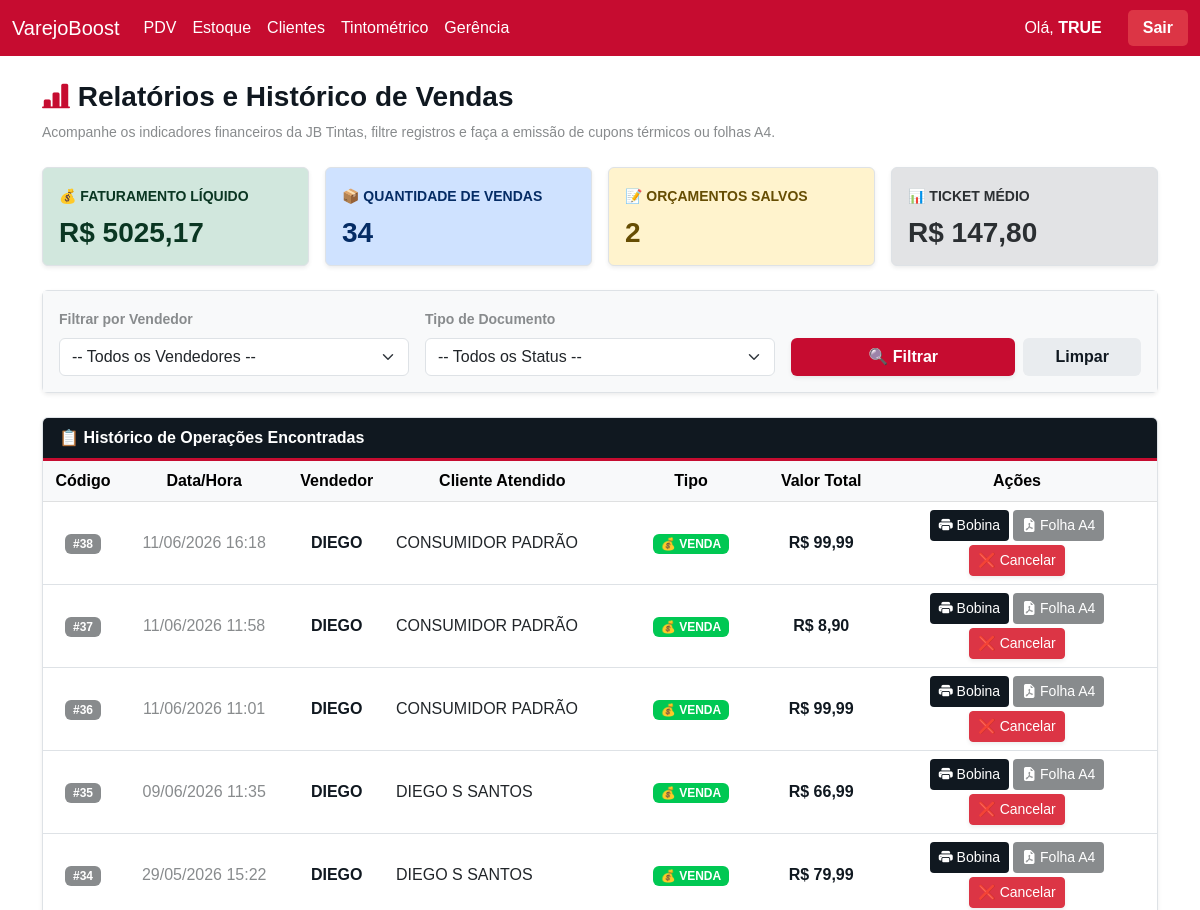
Before: /gerencia/relatorios/ (signed in, upper part) with the older database file.
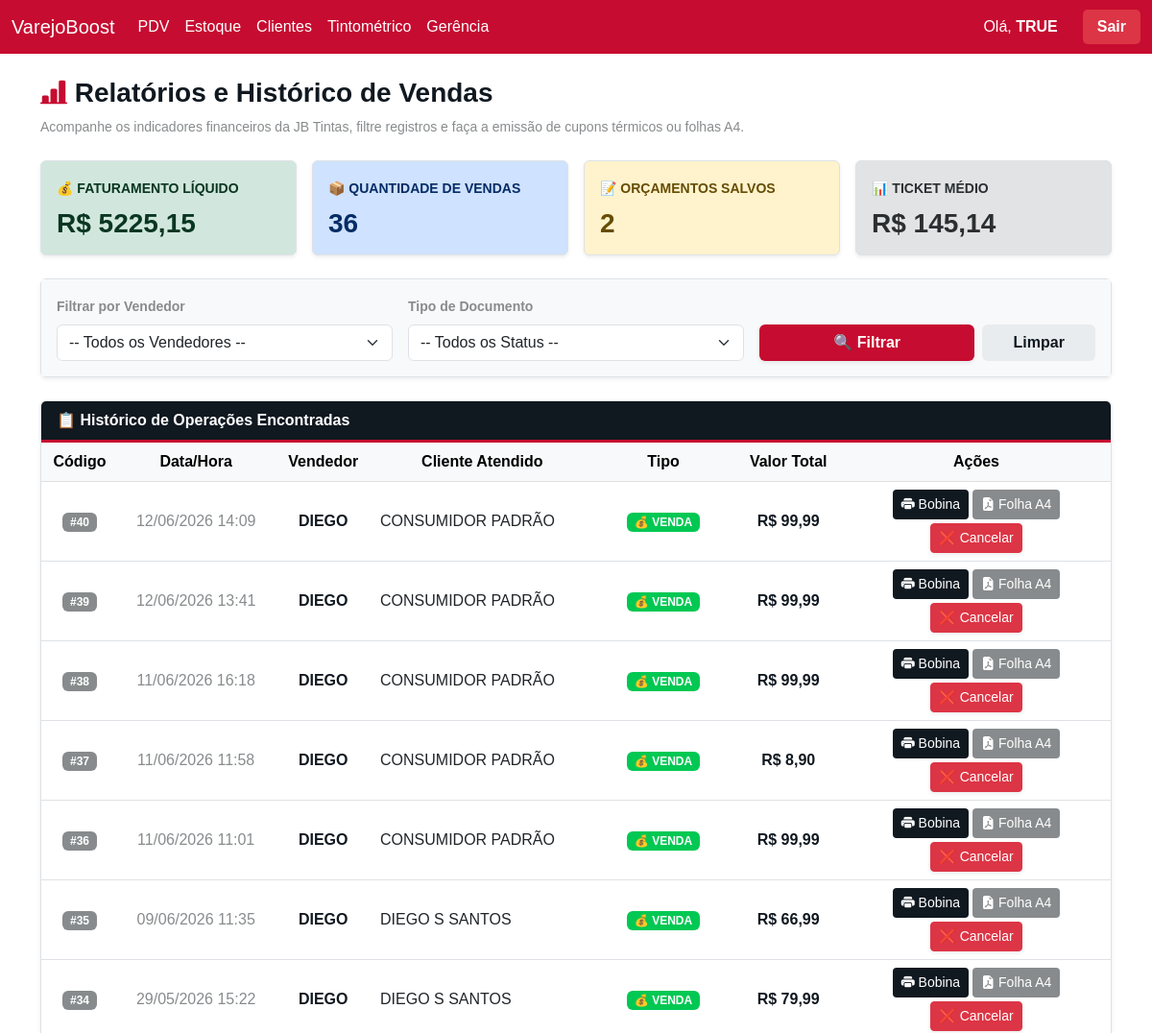
After: the same page with the newer database file.
### inventario/models.py (models this page shows)
class Vendas(models.Model):
    data_venda = models.DateTimeField(default=timezone.now)
    valor_total = models.DecimalField(max_digits=10, decimal_places=2, default=0.00)
    valor_desconto = models.DecimalField(max_digits=10, decimal_places=2, default=0.00)
    status = models.CharField(max_length=20, default='VENDA')
    troco = models.DecimalField(max_digits=10, decimal_places=2, default=0.00)
    pagamentos_texto = models.TextField(blank=True, null=True)
    cliente = models.CharField(max_length=255, blank=True, null=True)
    indicante = models.CharField(max_length=255, blank=True, null=True)
    vendedor = models.CharField(max_length=100, blank=True, null=True)
    cupom_texto = models.TextField(blank=True, null=True)
    status_fiscal = models.CharField(max_length=50, default='SEM_NOTA')
    chave_acesso = models.CharField(max_length=50, blank=True, null=True)
    numero_nota = models.CharField(max_length=20, blank=True, null=True)
    motivo_erro = models.TextField(blank=True, null=True)
    arquivo_pdf = models.FileField(upload_to='notas_fiscais/pdfs/', blank=True, null=True)
    arquivo_xml = models.FileField(upload_to='notas_fiscais/xmls/', blank=True, null=True)
    modelo_fiscal = models.CharField(max_length=10, blank=True, null=True) # '55' para NF-e, '65' para NFC-e
    class Meta: db_table = 'inventario_vendas'

### inventario/views/relatorios.py (the view)
# urls.py: path('gerencia/relatorios/', relatorios.tela_relatorios, name='tela_relatorios'),
def tela_relatorios(request):
    if 'usuario_logado' not in request.session:
        return redirect('login')
    queryset = Vendas.objects.all().order_by('-id')
    vendedores = Usuarios.objects.all()
    filtro_vendedor = request.GET.get('vendedor', '')
    filtro_status = request.GET.get('status', '')
    if filtro_vendedor and filtro_vendedor.strip():
        queryset = queryset.filter(vendedor__icontains=filtro_vendedor.strip())
    if filtro_status and filtro_status.strip():
        queryset = queryset.filter(status=filtro_status.strip())
    faturamento = queryset.filter(status='VENDA').aggregate(Sum('valor_total'))['valor_total__sum'] or 0
    qtd_vendas = queryset.filter(status='VENDA').count()
    qtd_orcamentos = queryset.filter(status='ORCAMENTO').count()
    ticket_medio = (faturamento / qtd_vendas) if qtd_vendas > 0 else 0
    return render(request, 'inventario/relatorios.html', {
        'vendas': queryset,
        'vendedores': vendedores,
        'faturamento': faturamento,
        'qtd_vendas': qtd_vendas,
        'qtd_orcamentos': qtd_orcamentos,
        'ticket_medio': ticket_medio,
        'filtro_vendedor': filtro_vendedor,
        'filtro_status': filtro_status
    })

### inventario/templates/inventario/relatorios.html (shortened to what the changed rows need)
{% extends 'inventario/base.html' %}
{% block content %}
<div class="row g-3 mb-4">
    <div class="col-md-3">
        <div class="card shadow-sm border-0 h-100" style="background-color: #d1e7dd;">
            <div class="card-body">
                <span class="small fw-bold text-success-emphasis">💰 FATURAMENTO LÍQUIDO</span>
                <h3 class="fw-bold mt-2 mb-0 text-success-emphasis">R$ {{ faturamento|default:"0"|floatformat:2 }}</h3>
            </div>
        </div>
    </div>
    <div class="col-md-3">
        <div class="card shadow-sm border-0 h-100" style="background-color: #cfe2ff;">
            <div class="card-body">
                <span class="small fw-bold text-primary-emphasis">📦 QUANTIDADE DE VENDAS</span>
                <h3 class="fw-bold mt-2 mb-0 text-primary-emphasis">{{ qtd_vendas|default:"0" }}</h3>
            </div>
        </div>
    </div>
    <div class="col-md-3">
        <div class="card shadow-sm border-0 h-100" style="background-color: #e2e3e5;">
            <div class="card-body">
                <span class="small fw-bold text-secondary-emphasis">📊 TICKET MÉDIO</span>
                <h3 class="fw-bold mt-2 mb-0 text-secondary-emphasis">R$ {{ ticket_medio|default:"0"|floatformat:2 }}</h3>
            </div>
        </div>
    </div>
</div>
<div class="card shadow-sm border-0">
    <div class="card-body p-0">
        <div class="table-responsive">
            <table class="table table-hover align-middle text-center mb-0">
                <thead class="table-light">
                    <tr>
                        <th width="80">Código</th>
                        <th>Data/Hora</th>
                        <th>Vendedor</th>
                        <th>Cliente Atendido</th>
                        <th>Tipo</th>
                        <th>Valor Total</th>
                        <th class="text-center" width="280">Ações</th>
                    </tr>
                </thead>
                <tbody>
                    {% for v in vendas %}
                    <tr>
                        <td><span class="badge" style="background-color: #888B8D;">#{{ v.id }}</span></td>
                        <td style="color: #888B8D;">{{ v.data_venda|date:"d/m/Y H:i" }}</td>
                        <td style="color: #101820;"><strong>{{ v.vendedor|upper }}</strong></td>
                        <td class="text-start">{{ v.cliente|default:"CONSUMIDOR PADRÃO"|upper }}</td>
                        <td>
                            {% if v.status == 'VENDA' %}
                                <span class="badge px-2 py-1" style="background-color: #00C853; color: white;">💰 VENDA</span>
                            {% elif v.status == 'CANCELADA' %}
                                <span class="badge px-2 py-1 bg-danger text-white">❌ CANCELADA</span>
                            {% else %}
                                <span class="badge px-2 py-1 text-dark" style="background-color: #FFB81C;">📋 ORÇAMENTO</span>
                            {% endif %}
                        </td>
                        <td class="fw-bold" style="color: #101820;">R$ {{ v.valor_total|floatformat:2 }}</td>
                        <td class="text-center align-middle">
                            <div class="d-flex justify-content-center flex-wrap gap-1">
                                <a href="{% url 'imprimir_cupom' v.id %}" target="_blank" class="btn btn-sm text-white px-2" style="background-color: #101820;" title="Imprimir Bobina">
                                    <i class="bi bi-printer-fill"></i> Bobina
                                </a>
                                <a href="{% url 'imprimir_cupom_a4' v.id %}" target="_blank" class="btn btn-sm text-white px-2" style="background-color: #888B8D;" title="Imprimir Folha A4">
                                    <i class="bi bi-file-earmark-pdf-fill"></i> Folha A4
                                </a>
                                {% if v.status != 'CANCELADA' %}
                                    <button class="btn btn-sm btn-danger px-2 shadow-sm" onclick="abrirModalCancelar('{{ v.id }}')" title="Cancelar Documento">
                                        ❌ Cancelar
                                    </button>
                                {% endif %}
                            </div>
                        </td>
                    </tr>
                    {% endfor %}
                </tbody>
            </table>
        </div>
    </div>
</div>
{% endblock %}

Changed rows visible on the page:
added Vendas: id "40", data_venda "12/06/2026 14:09", vendedor "DIEGO", cliente "CONSUMIDOR PADRÃO", status "💰 VENDA", valor_total "99,99"
added Vendas: id "39", data_venda "12/06/2026 13:41", vendedor "DIEGO", cliente "CONSUMIDOR PADRÃO", status "💰 VENDA", valor_total "99,99"
Other visible differences:
{{ faturamento|default:"0"|floatformat:2 }}: "5025,17" → "5225,15"
{{ qtd_vendas|default:"0" }}: "34" → "36"
{{ ticket_medio|default:"0"|floatformat:2 }}: "147,80" → "145,14"
